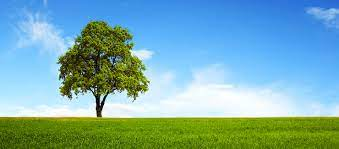
#> input picture input_pictures/input_agac.png, 339 x 149 px
$ python CannyEdgeDetection.py
#> lines starting #> are read from the running program, lines starting #| are printed output that depends on the picture; after the words box and inside, x2 and y2 are one past the last pixel; in counts of white or black regions, pixels touching at a corner belong together
import cv2 as cv

"""  CANNY EDGE DETECTION **************************************************************** """
# Öncelikle noise reduction yapılır çünkü canny edge detection, gürültüye karşı duyarlıdır.
# Bu yüzden ilk adımda gauss filtresi ile gürültü kaldırılır.
# Ardından görüntünün intensity gradienti bulunur.
# smoothened image, sobel kerneliyle hem yatay hem dikeyde filtrelenir.
# non-maximum suppression yapılır ardından hysteresis thresholding ?
# opencv tüm bu işlemlerin cv.Canny fonksiyonu ile yapılabilmesini sağlar.

gray = cv.imread("../input_pictures/input_agac.png", 0)
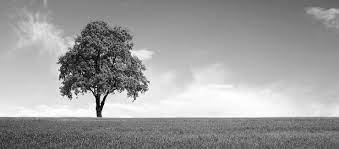
#> gray: shape (149, 339); min 0, max 255, mean 157.3
edges = cv.Canny(gray, 100, 200)  # 2.arg=minVal, 3.arg=maxVal
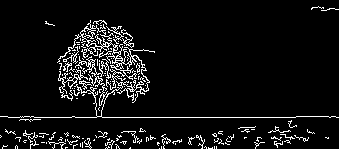
#> edges: shape (149, 339); 6.8% white in thin lines or dots
cv.imshow('edges', edges)
cv.waitKey(0)

$ run again, with input_pictures/Ekran görüntüsü 2022-07-05 171426.png copied over input_pictures/input_agac.png
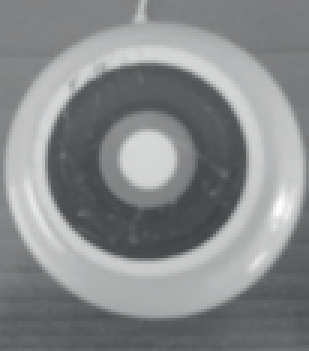
#> input picture input_pictures/Ekran görüntüsü 2022-07-05 171426.png, 103 x 117 px (shown 3 times larger)
#> `edges = cv.Canny(gray, 100, 200)`:
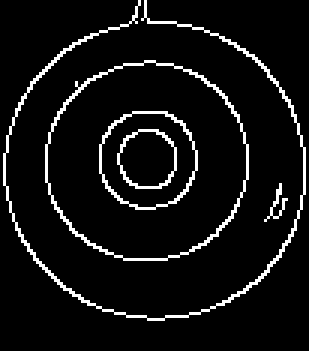
#> edges: shape (117, 103) (shown 3 times larger); 6.9% white in thin lines or dots, all inside (x1, y1, x2, y2) = (1, 0, 102, 107)
